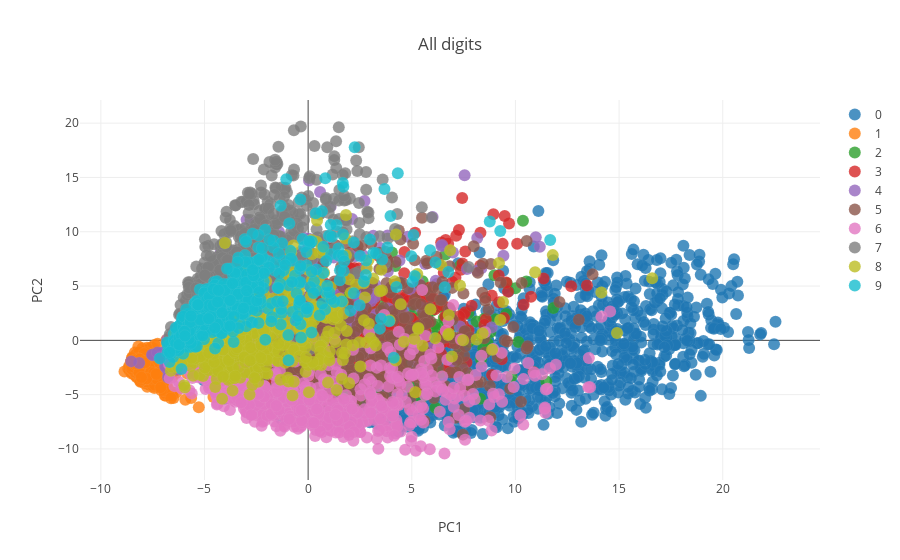

Here is the notebook cell this chart was saved with:
### Markdown cell above
### All  digits  in one plot

### Code cell
#  !!!!   Please if you use plotly for the first time uncomment the line below a comment it again after one run . 
#plotly.tools.set_credentials_file(username='remitoudic', api_key='aupwO29X8t2SyCOWs5y6')


from plotly.offline import download_plotlyjs, init_notebook_mode, plot, iplot
from plotly.graph_objs import *
import plotly.offline as offline

# set up 
init_notebook_mode(connected=True)
traces = []

for name in (0,1,2,3,4,5,6,7,8,9):

    trace = Scatter(
        x=Y[y==name,0],
        y=Y[y==name,1],
        mode='markers',
        name=name,
        marker=Marker(
            size=12,
            line=Line(
                color='rgba(217, 217, 217, 0.14)',
                width=0.5),
            opacity=0.8))
    traces.append(trace)


data = Data(traces)
layout = Layout(showlegend=True,
                title='All digits ',
                xaxis=XAxis(title='PC1'),
                yaxis=YAxis(title='PC2'),)

fig = Figure(data=data, layout=layout)
offline.iplot(fig)

### Figure 1 — Plotly figure (JSON) as saved in the notebook; plotly's stock layout.template omitted (floating-point values rounded to 4 significant figures; data arrays with more than 128 entries replaced by an {"elided": "..."} marker saying what was removed)
{"data": [{"marker": {"line": {"color": "rgba(217, 217, 217, 0.14)", "width": 0.5}, "opacity": 0.8, "size": 12}, "mode": "markers", "name": 0, "type": "scatter", "x": {"elided": "1194 float values"}, "y": {"elided": "1194 float values"}}, {"marker": {"line": {"color": "rgba(217, 217, 217, 0.14)", "width": 0.5}, "opacity": 0.8, "size": 12}, "mode": "markers", "name": 1, "type": "scatter", "x": {"elided": "1005 float values"}, "y": {"elided": "1005 float values"}}, {"marker": {"line": {"color": "rgba(217, 217, 217, 0.14)", "width": 0.5}, "opacity": 0.8, "size": 12}, "mode": "markers", "name": 2, "type": "scatter", "x": {"elided": "731 float values"}, "y": {"elided": "731 float values"}}, {"marker": {"line": {"color": "rgba(217, 217, 217, 0.14)", "width": 0.5}, "opacity": 0.8, "size": 12}, "mode": "markers", "name": 3, "type": "scatter", "x": {"elided": "658 float values"}, "y": {"elided": "658 float values"}}, {"marker": {"line": {"color": "rgba(217, 217, 217, 0.14)", "width": 0.5}, "opacity": 0.8, "size": 12}, "mode": "markers", "name": 4, "type": "scatter", "x": {"elided": "652 float values"}, "y": {"elided": "652 float values"}}, {"marker": {"line": {"color": "rgba(217, 217, 217, 0.14)", "width": 0.5}, "opacity": 0.8, "size": 12}, "mode": "markers", "name": 5, "type": "scatter", "x": {"elided": "556 float values"}, "y": {"elided": "556 float values"}}, {"marker": {"line": {"color": "rgba(217, 217, 217, 0.14)", "width": 0.5}, "opacity": 0.8, "size": 12}, "mode": "markers", "name": 6, "type": "scatter", "x": {"elided": "664 float values"}, "y": {"elided": "664 float values"}}, {"marker": {"line": {"color": "rgba(217, 217, 217, 0.14)", "width": 0.5}, "opacity": 0.8, "size": 12}, "mode": "markers", "name": 7, "type": "scatter", "x": {"elided": "645 float values"}, "y": {"elided": "645 float values"}}, {"marker": {"line": {"color": "rgba(217, 217, 217, 0.14)", "width": 0.5}, "opacity": 0.8, "size": 12}, "mode": "markers", "name": 8, "type": "scatter", "x": {"elided": "542 float values"}, "y": {"elided": "542 float values"}}, {"marker": {"line": {"color": "rgba(217, 217, 217, 0.14)", "width": 0.5}, "opacity": 0.8, "size": 12}, "mode": "markers", "name": 9, "type": "scatter", "x": {"elided": "644 float values"}, "y": {"elided": "644 float values"}}], "layout": {"showlegend": true, "title": "All digits ", "xaxis": {"title": "PC1"}, "yaxis": {"title": "PC2"}}}
